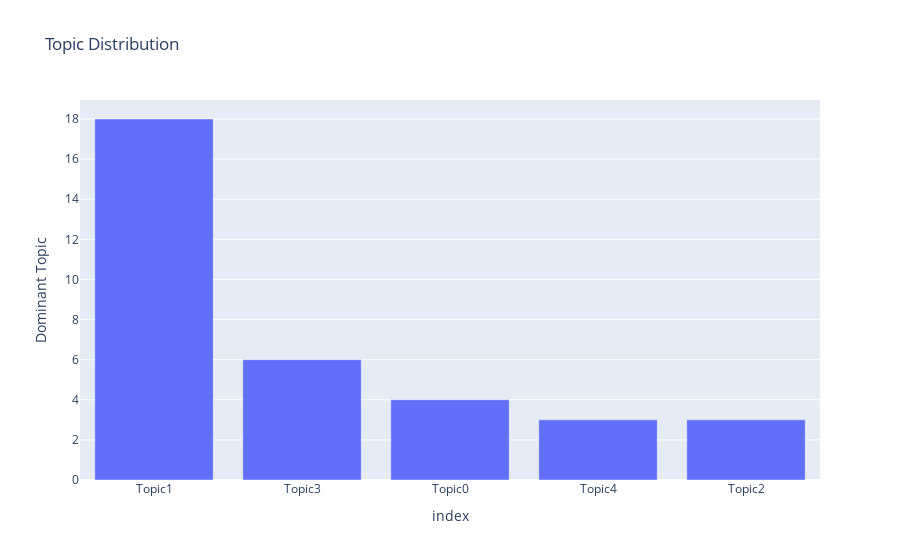

Notebook source saved alongside this figure:
### Code cell
import plotly.express as px

# Create topic names 
topic_names = ['Topic'+str(i) for i in range(lda_model.n_components)]

# Get dominant topic for each document
df['Dominant Topic'] = [topic_names[i] for i in lda_topic_matrix.argmax(axis=1)] 

# Plot distribution
fig = px.bar(df['Dominant Topic'].value_counts().reset_index(),
             x='index', 
             y='Dominant Topic',
             title='Topic Distribution') 
fig.show()

### Figure 1 — Plotly figure (JSON) as saved in the notebook; plotly's stock layout.template omitted (floating-point values rounded to 4 significant figures)
{"data": [{"alignmentgroup": "True", "hovertemplate": "index=%{x}<br>Dominant Topic=%{y}<extra></extra>", "legendgroup": "", "marker": {"color": "#636efa", "pattern": {"shape": ""}}, "name": "", "offsetgroup": "", "orientation": "v", "showlegend": false, "textposition": "auto", "type": "bar", "x": ["Topic1", "Topic3", "Topic0", "Topic4", "Topic2"], "xaxis": "x", "y": [18, 6, 4, 3, 3], "yaxis": "y"}], "layout": {"barmode": "relative", "legend": {"tracegroupgap": 0}, "title": {"text": "Topic Distribution"}, "xaxis": {"anchor": "y", "domain": [0, 1], "title": {"text": "index"}}, "yaxis": {"anchor": "x", "domain": [0, 1], "title": {"text": "Dominant Topic"}}}}
